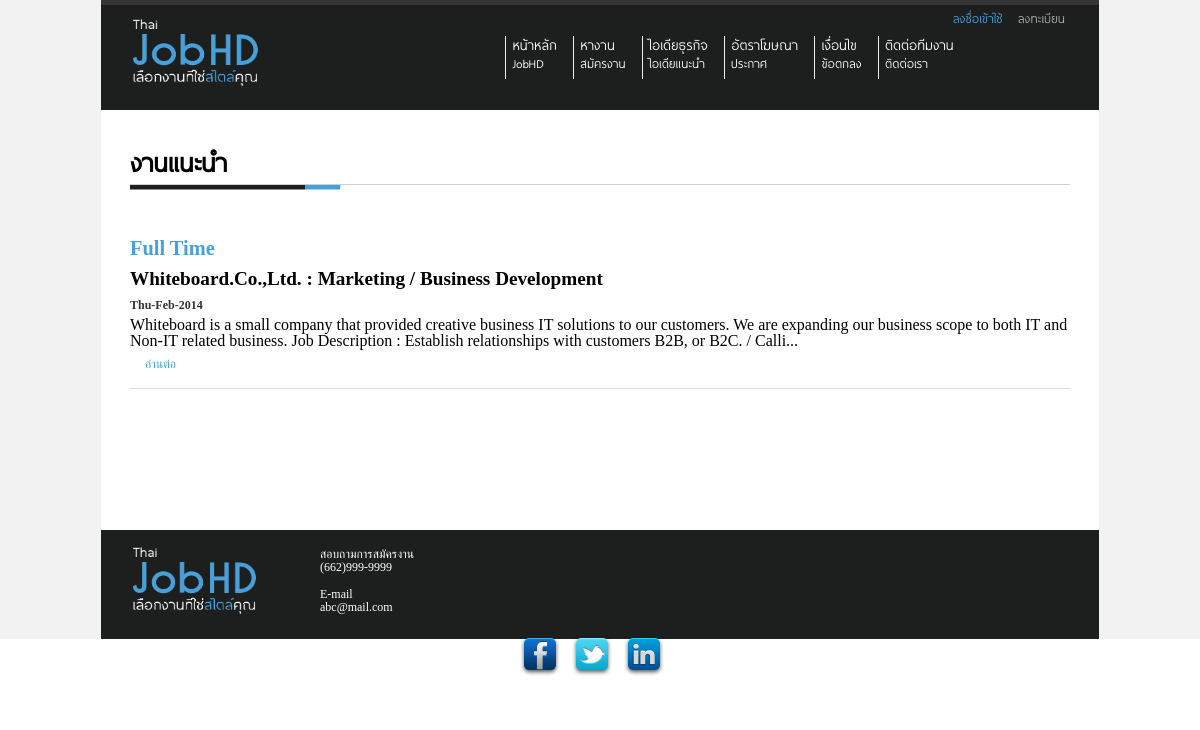
/Site/find-job-recommend-fulltime.php, run on the app's committed database.
### tables this page shows
CREATE TABLE IF NOT EXISTS `buildthedot_thaijobhd_job` (
  `JobID` int(11) NOT NULL AUTO_INCREMENT,
  `CompanyName` varchar(500) NOT NULL,
  `PositionThai` varchar(500) NOT NULL,
  `PositionEng` varchar(500) NOT NULL,
  `Place` varchar(1000) NOT NULL,
  `Quantity` varchar(100) NOT NULL,
  `property` varchar(1000) NOT NULL,
  `Saraly` varchar(100) NOT NULL,
  `JobDescription` varchar(1000) NOT NULL,
  `Recomment` int(11) NOT NULL,
  `StartTime` date NOT NULL,
  `EndTime` date NOT NULL,
  `JobType` int(11) NOT NULL,
  PRIMARY KEY (`JobID`)
);

### Site/admin/include/initial/pagination.php (called while the page is built, shortened)
<?php
$page=1;
$page_limit=10;
if(isset($_GET['page']) && $_GET['page']!=''){
	$page=$_GET['page'];
}
else{
	$page=1;
}
$start=($page-1)*$page_limit;
?>

### Site/find-job-recommend-fulltime.php (the view, shortened to what this page needs)
<?php include("include/header.php");?>
<?php
$rootadminpath = "./admin/";
include ("include/header.php");
include ("include/top-menu.php");
include("admin/include/initial/pagination.php");
?>
    <div id="content" class="container_12">
        <div class="grid_12" id="main">
        	<div id="head-title">
    		<h1>งานแนะนำ</h1>
        </div>
        <span id="job-type"><h2>Full Time</h2></span>
        <?php
			$sql="
			SELECT *
			FROM  `buildthedot_thaijobhd_job`
			WHERE Recomment = '1' AND JobType = '1'
			ORDER BY JobID DESC
			";
			$result=@mysql_query($sql);
			$number_of_items=@mysql_num_rows($result);
			$sql="
			SELECT *
			FROM  `buildthedot_thaijobhd_job`
			WHERE Recomment = '1' AND JobType = '1'
			ORDER BY JobID DESC
			LIMIT {$start} , {$page_limit} ;
			";
			$result=@mysql_query($sql);
			while($rs=@mysql_fetch_array($result))
			{
		?>
            <h6 id="headline"><a href="find-job-detail.php?id=<?php echo $rs['JobID']; ?>"><font color="black"><?php echo $rs['CompanyName'] . " : " . $rs['PositionThai'];?></font></a></h6>
            <h5 class="date"><?php echo date("D-M-Y"); ?></h5>
            <?php echo substr($rs['JobDescription'],0,250)."..."; ?>
            <p><span id="read-more"><a href="find-job-detail.php?id=<?php echo $rs['JobID']; ?>">อ่านต่อ</a></span></p>
        <?php
       	 	}
	    ?>
        </div>
       <?php
       	echo "<font color='white'>s</font>".pagination($page_limit, $page, $rootadminpath."find-job-recommend-fulltime.php?page=", $number_of_items);
        ?>
    </div>
    <div id="footer" class="container_12">
    	<div class="grid_2">
        	<img src="images/logo.png" width="128" height="71">
        </div>
        <div class="grid_3">
        	<p>สอบถามการสมัครงาน <br/>(662)999-9999 </p>
            <p>E-mail<br/>abc@mail.com </p>
        </div>
        <div class="grid_3 prefix_4">
        	<div class="right">
            	<ul>
                	<li><img src="images/Facebook.png" width="52" height="52" alt="Facebook"></li>
                    <li><img src="images/Twitter.png" width="52" height="52" alt="Twitter"></li>
                    <li><img src="images/LinkedIn.png" width="52" height="52" alt="LinkedIn"></li>
                </ul>
            </div>
            <br class="clear"/>
            <div id="copyright" class="right">&copy; ThaiJobHD 2013. All rights reserved.</div>
        </div>
    </div>
</div>
</body>
</html>

### Site/css/960.css (style rules this page uses)
body { min-width: 960px; }
.container_12, .container_16 { margin-left: auto; margin-right: auto; width: 960px; }
.grid_1, .grid_2, .grid_3, .grid_4, .grid_5, .grid_6, .grid_7, .grid_8, .grid_9, .grid_10, .grid_11, .grid_12, .grid_13, .grid_14, .grid_15, .grid_16 { display: inline; float: left; margin-left: 10px; margin-right: 10px; }
.container_12 .grid_3, .container_16 .grid_4 { width: 220px; }
.container_12 .grid_12, .container_16 .grid_16 { width: 940px; }
.container_12 .grid_2 { width: 170px; }
.container_12 .prefix_4 { padding-left: 320px; }
.clearfix:before, .clearfix:after, .container_12:before, .container_12:after, .container_16:before, .container_16:after { content: '.'; display: block; overflow: hidden; visibility: hidden; font-size: 0; line-height: 0; width: 0; height: 0; }
.clearfix:after, .container_12:after, .container_16:after { clear: both; }
.clearfix, .container_12, .container_16 { zoom: 1; }

### Site/css/style.css (style rules this page uses)
.right { float: right; }
h1, h2, h3, h4, h5, h6 { margin: 0.523em 0; }
h1 { font-size: 1.425em; }
h2 { font-size: 1.275em; }
h5 { font-size: 0.525em; }
p { line-height: 1.8em; text-align: justify; }
a, a:visited { text-decoration: none; outline: 0; }
p a, p a:visited { line-height: inherit; }
#header, #search-bar, #content, #footer { padding: 0px 1.2em; }
.date { font-size: 0.75em; color: #333; }
#content { padding-top: 20px; padding-bottom: 100px; background-color: white; }
#content h1 { font-family: "CustomFont", Verdana, Tahoma; font-size: 2em; border-bottom-width: 1px; border-bottom-style: solid; border-bottom-color: #cfcfcf; padding-bottom: 5px; }
#head-title { background-image: url(../images/title-bar.png); background-repeat: no-repeat; background-position: -3px 37px; height: 50px; margin-bottom: 15px; }
#headline { font-size: 1.2em; color: #cfcfcf; }
#read-more a { font-size: 0.8em; color: #47a0d8; margin-left: 15px; }
#main p { font-size: 0.95em; border-bottom-width: 1px; border-bottom-style: solid; border-bottom-color: #dedddd; padding-bottom: 10px; margin-bottom: 25px; }
#job-type { color: #47a0d8; margin-left: 15px; }
#footer { background-color: #1d1e1e; height: 85px; padding-top: 0.8em; padding-bottom: 0.7em; }
#footer p { line-height: 1.1em; color: #FFF; font-size: 0.75em; margin-top: 5px; margin-bottom: 13px; }
#footer ul { text-decoration: none; }
#footer ul li { float: left; display: block; }
#copyright { font-size: 0.7em; color: #FFF; margin-top: 10px; }

### data on the page
buildthedot_thaijobhd_job: CompanyName "Whiteboard.Co.,Ltd.", PositionThai "Marketing / Business Development", JobDescription "Whiteboard is a small company that provided creative business IT solutions to our customers. We are expanding our business scope to both IT and Non-IT related business. Job Description : Establish relationships with customers B2B, or B2C. / Calli"
